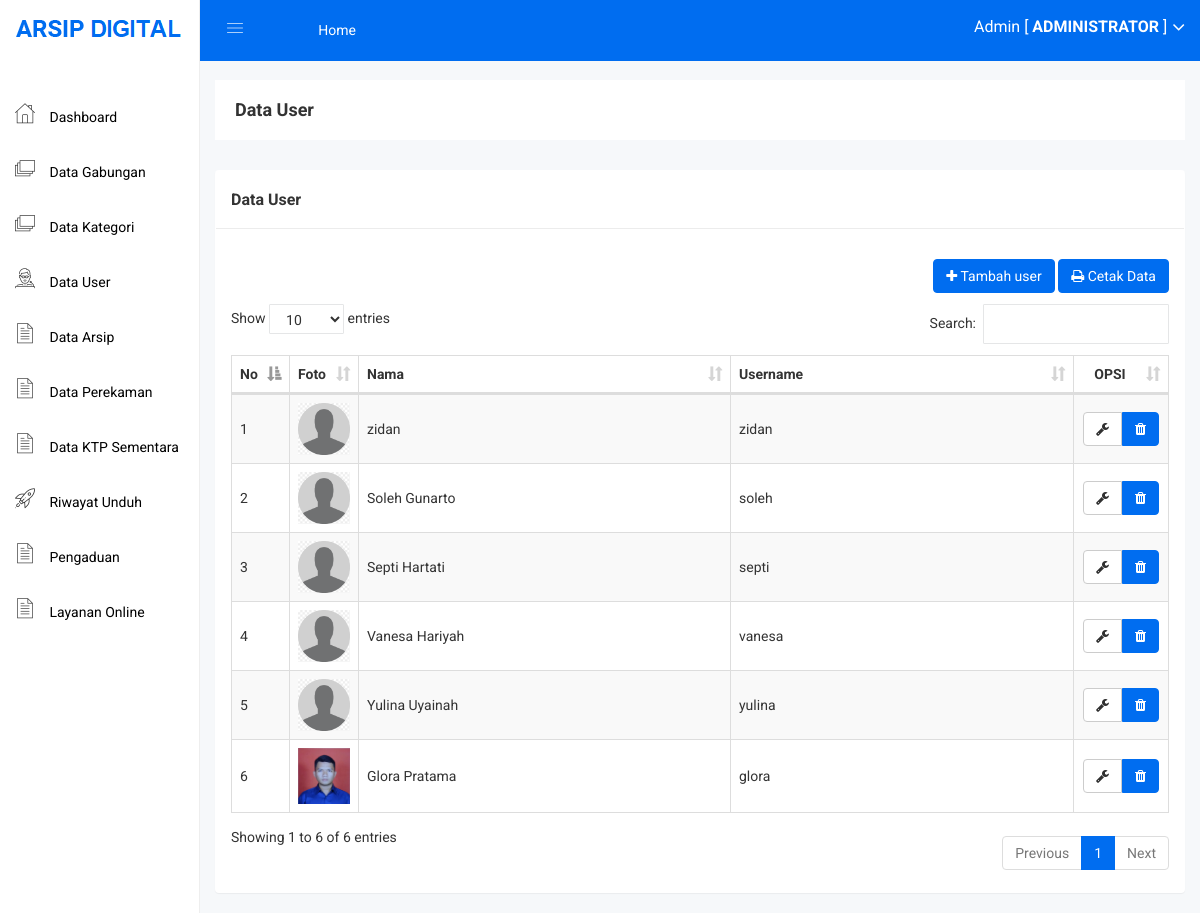
Page /admin/user.php (signed in) on the committed database.
### tables this page shows
CREATE TABLE IF NOT EXISTS `user` (
  `user_id` int NOT NULL AUTO_INCREMENT,
  `user_nama` varchar(100) NOT NULL,
  `user_username` varchar(100) NOT NULL,
  `user_password` varchar(100) NOT NULL,
  `user_foto` varchar(100) DEFAULT NULL,
  PRIMARY KEY (`user_id`)
);

### admin/user.php (the view, shortened to what this page needs)
<?php include 'header.php'; ?>
<br>
<br>
<div class="breadcome-area">
    <div class="container-fluid">
        <div class="row">
            <div class="col-lg-12 col-md-12 col-sm-12 col-xs-12">
                <div class="breadcome-list">
                    <div class="row">
                        <div class="col-lg-6 col-md-6 col-sm-6 col-xs-12">
                            <div class="breadcome-heading">
                                <h4 style="margin-bottom: 0px">Data User</h4>
                            </div>
                        </div>
                    </div>
                </div>
            </div>
        </div>
    </div>
</div>
<div class="container-fluid">
    <div class="panel panel">
        <div class="panel-heading">
            <h3 class="panel-title">Data User</h3>
        </div>
        <div class="panel-body">
            <div class="pull-right">
                <a href="user_tambah.php" class="btn btn-primary"><i class="fa fa-plus"></i> Tambah user</a>
                <a href="user_cetak.php" class="btn btn-primary"><i class="fa fa-print"></i> Cetak Data</a>
            </div>
            <br>
            <br>
            <br>
            <table id="table" class="table table-bordered table-striped table-hover table-datatable">
                <thead>
                    <tr>
                        <th width="1%">No</th>
                        <th width="5%">Foto</th>
                        <th>Nama</th>
                        <th>Username</th>
                        <th class="text-center" width="10%">OPSI</th>
                    </tr>
                </thead>
                <tbody>
                    <?php
                    include '../koneksi.php';
                    $no = 1;
                    $user = mysqli_query($koneksi,"SELECT * FROM user ORDER BY user_id DESC");
                    while($p = mysqli_fetch_array($user)){
                        ?>
                        <tr>
                            <td><?php echo $no++; ?></td>
                            <td>
                                <?php
                                if($p['user_foto'] == ""){
                                    ?>
                                    <img class="img-user" src="../gambar/sistem/default.png">
                                    <?php
                                }else{
                                    ?>
                                    <img class="img-user" src="../gambar/user/<?php echo $p['user_foto']; ?>">
                                    <?php
                                }
                                ?>
                            </td>
                            <td><?php echo $p['user_nama'] ?></td>
                            <td><?php echo $p['user_username'] ?></td>
                            <td class="text-center">
                                <div class="btn-group">
                                    <a href="user_edit.php?id=<?php echo $p['user_id']; ?>" class="btn btn-default"><i class="fa fa-wrench"></i></a>
                                    <button type="button" class="btn btn-primary" data-toggle="modal" data-target="#exampleModal_<?php echo $p['user_id']; ?>">
                                        <i class="fa fa-trash"></i>
                                    </button>
                                </div>
                            </td>
                        </tr>
                        <?php
                    }
                    ?>
                </tbody>
            </table>
        </div>
    </div>
</div>
<?php include 'footer.php'; ?>

### assets/css/main.css (style rules this page uses)
html { color: #222; font-size: 1em; line-height: 1.4; }
audio, canvas, iframe, img, svg, video { vertical-align: middle; }

### assets/css/style.css (style rules this page uses)
.img-user { width: 100px; }
table .btn { margin: 0px !important; }
.btn-primary { background: #006df0; color: white !important; border: 1px solid #006df0; }
.panel-heading { padding: 20px 15px; border-bottom: 1px solid #ececec; }
td { vertical-align: middle !important; }

### assets/js/DataTables/datatables.css (style rules this page uses)
table.dataTable { clear: both; margin-top: 6px !important; margin-bottom: 6px !important; max-width: none !important; border-collapse: separate !important; }
table.dataTable td, table.dataTable th { -webkit-box-sizing: content-box; box-sizing: content-box; }
table.dataTable thead > tr > th.sorting_asc, table.dataTable thead > tr > th.sorting_desc, table.dataTable thead > tr > th.sorting, table.dataTable thead > tr > td.sorting_asc, table.dataTable thead > tr > td.sorting_desc, table.dataTable thead > tr > td.sorting { padding-right: 30px; }
table.dataTable thead .sorting, table.dataTable thead .sorting_asc, table.dataTable thead .sorting_desc, table.dataTable thead .sorting_asc_disabled, table.dataTable thead .sorting_desc_disabled { cursor: pointer; position: relative; }
table.dataTable thead .sorting:after, table.dataTable thead .sorting_asc:after, table.dataTable thead .sorting_desc:after, table.dataTable thead .sorting_asc_disabled:after, table.dataTable thead .sorting_desc_disabled:after { position: absolute; bottom: 8px; right: 8px; display: block; font-family: 'Glyphicons Halflings'; opacity: 0.5; }
table.dataTable thead .sorting:after { opacity: 0.2; content: "\e150"; }
table.dataTable thead .sorting_asc:after { content: "\e155"; }
table.table-bordered.dataTable th, table.table-bordered.dataTable td { border-left-width: 0; }
table.table-bordered.dataTable th:last-child, table.table-bordered.dataTable th:last-child, table.table-bordered.dataTable td:last-child, table.table-bordered.dataTable td:last-child { border-right-width: 0; }
table.table-bordered.dataTable tbody th, table.table-bordered.dataTable tbody td { border-bottom-width: 0; }

### rows in the picture
user: user_nama "zidan", user_username "zidan"
user: user_nama "Soleh Gunarto", user_username "soleh"
user: user_nama "Septi Hartati", user_username "septi"
user: user_nama "Vanesa Hariyah", user_username "vanesa"
user: user_nama "Yulina Uyainah", user_username "yulina"
user: user_foto (picture), user_nama "Glora Pratama", user_username "glora"

### other values in the picture
$_SESSION['nama'] "Admin"
